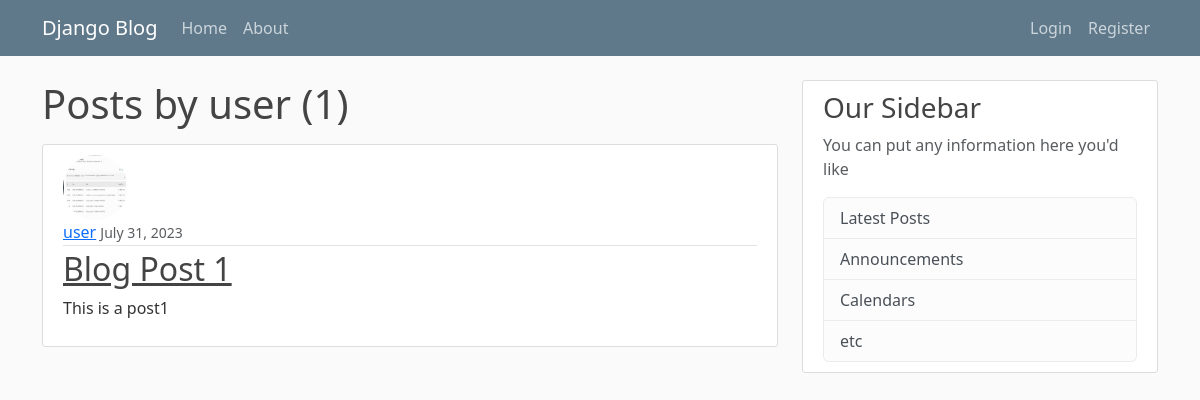
/user/user, run on an earlier commit of the app's database.
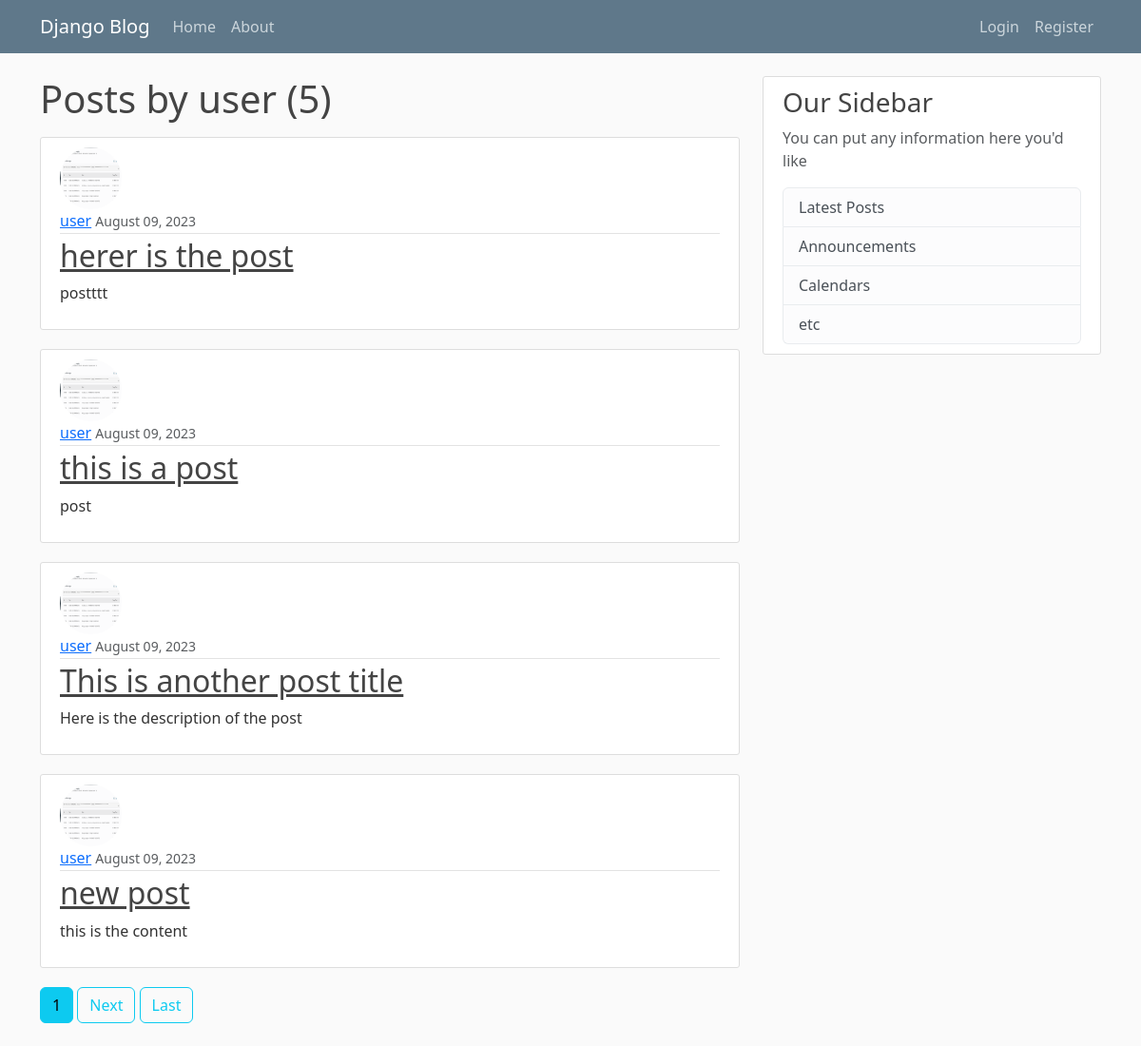
And on a later commit of the database.
### blog/models.py (models this page shows, shortened)
class Post(models.Model):
    title = models.CharField(max_length=100)
    content = models.TextField()
    date_posted = models.DateTimeField(default=timezone.now)
    author = models.ForeignKey(User, on_delete=models.CASCADE)

### users/models.py (models this page shows, shortened)
class Profile(models.Model):
    user = models.OneToOneField(User, on_delete=models.CASCADE)
    image = models.ImageField(default='default.jpg', upload_to='profile_pics')

### blog/views.py (the view)
# urls.py: path('user/<str:username>', UserPostListView.as_view(), name='user-posts'),
class UserPostListView(ListView):
    model = Post
    template_name = 'blog/user_posts.html'
    context_object_name = 'posts'
    paginate_by = 4
    def get_queryset(self):
        user = get_object_or_404(User, username=self.kwargs.get('username'))
        return Post.objects.filter(author=user).order_by('-date_posted')

### blog/templates/blog/user_posts.html (shortened to what this page needs)
{% extends "blog/base.html" %}
{% block content %}
<h1 class="mb-3">Posts by {{ view.kwargs.username }} ({{ page_obj.paginator.count }})</h1>
{% for post in posts %}
<article class="media content-section">
  <div class="media-body">
    <img class="rounded-circle article-img" src="{{post.author.profile.image.url}}" alt="">
    <div class="article-metadata">
      <a class="mr-2" href="{% url 'user-posts' post.author.username %}">{{ post.author }}</a>
      <small class="text-muted">{{ post.date_posted|date:"F d, Y" }}</small>
    </div>
    <h2><a class="article-title" href="{% url 'post-detail' post.id %}">{{ post.title }}</a></h2>
    <p class="article-content">{{ post.content }}</p>
  </div>
</article>
{% endfor%}
{% if is_paginated %}
  {% for num in page_obj.paginator.page_range %}
    {% if page_obj.number == num %}
    <a class="btn btn-info mb-4" href="?page={{num}}">{{num}}</a>
    {% elif num > page_obj.numer|add:'-3' and num < page_obj.numer|add:'3' %}
    <a class="btn btn-outline-info mb-4" href="?page={{num}}">{{num}}</a>
    {% endif%}
  {% endfor %}
  {% if page_obj.has_next %}
    <a class="btn btn-outline-info mb-4" href="?page={{page_obj.next_page_number}}">Next</a>
    <a class="btn btn-outline-info mb-4" href="?page={{ page_obj.num_pages}}">Last</a>
  {% endif %}
{% endif%}
{% endblock content %}

What changed in the data, as far as the page shows it:
no longer on this page (row unchanged): Post: author.profile.image (picture), author "user", date_posted "July 31, 2023", title "Blog Post 1", content "This is a post1"
added Post: author.profile.image (picture), author "user", date_posted "August 09, 2023", title "herer is the post", content "postttt"
added Post: author.profile.image (picture), author "user", date_posted "August 09, 2023", title "this is a post", content "post"
added Post: author.profile.image (picture), author "user", date_posted "August 09, 2023", title "This is another post title", content "Here is the description of the post"
added Post: author.profile.image (picture), author "user", date_posted "August 09, 2023", title "new post", content "this is the content"
Also different on the page:
{{ page_obj.paginator.count }}: "1" → "5"
new list line: "1"
text now shown: "Next Last"
